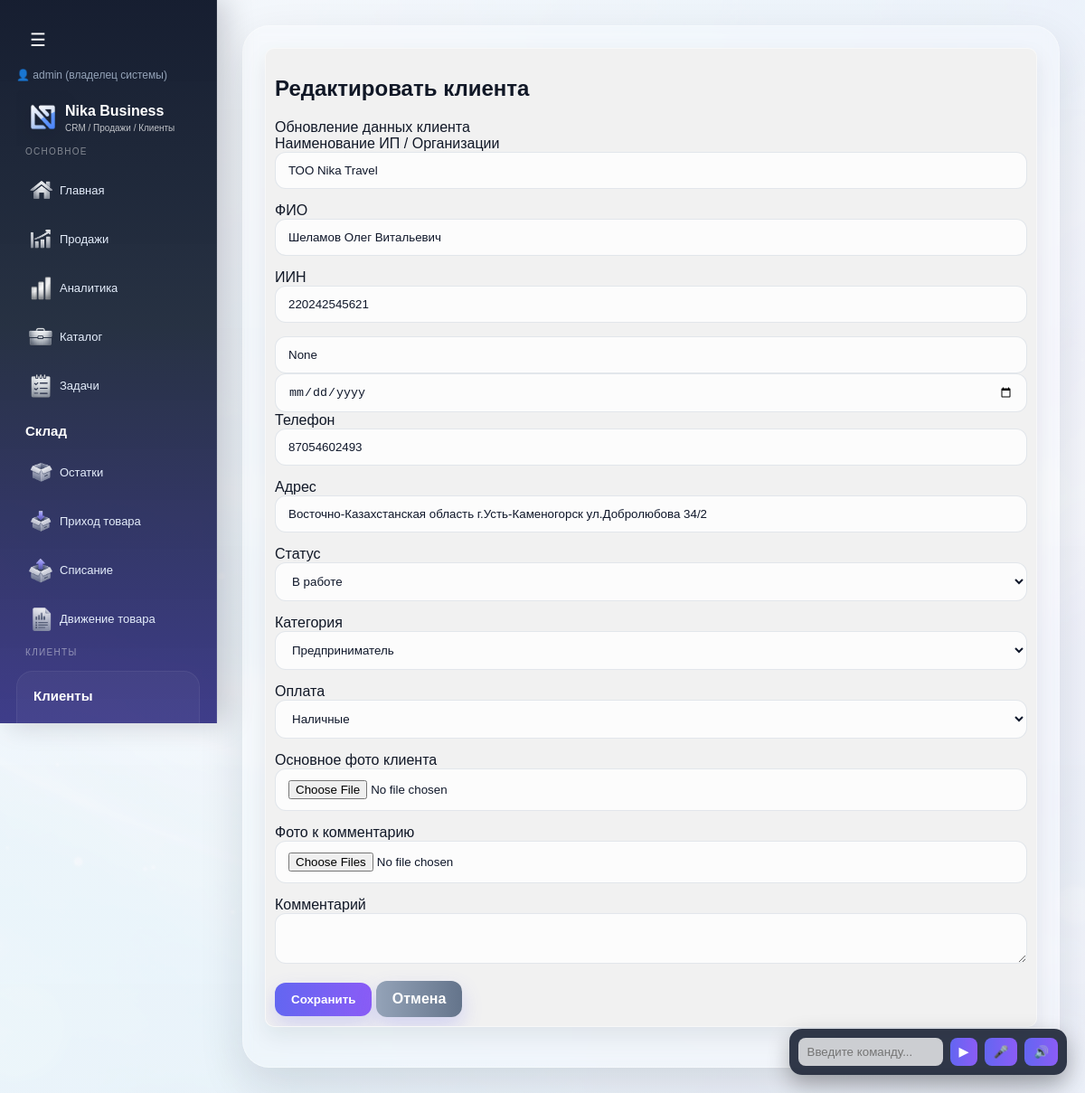
The page /clients/5/edit (signed in) on the database as committed earlier.
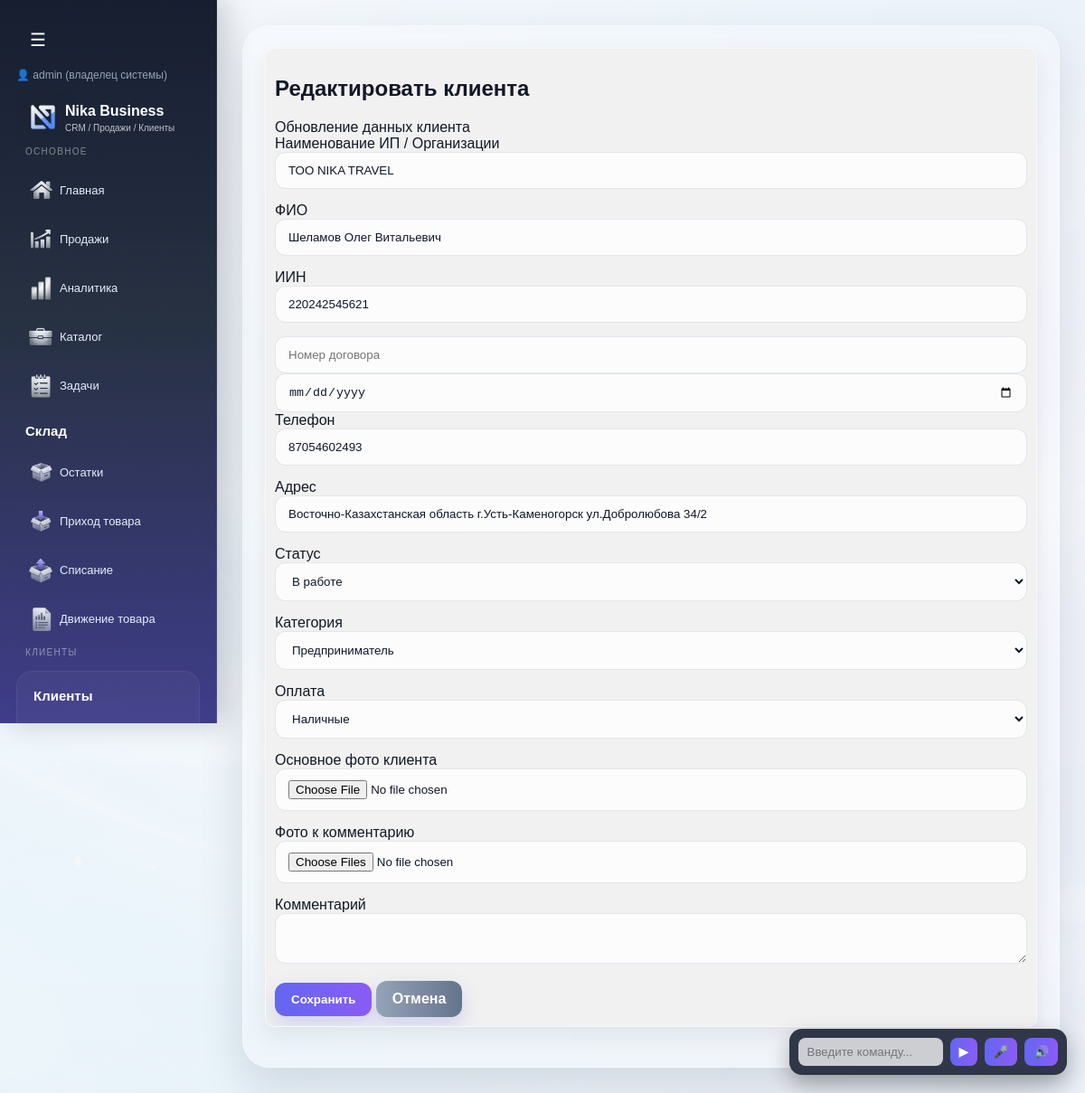
The same page on the database as committed later.
### tables this page shows
CREATE TABLE clients (
        id INTEGER PRIMARY KEY,
        is_deleted INTEGER DEFAULT 0,
        full_name TEXT,
        phone TEXT,
        status TEXT,
        category TEXT,
        payment TEXT,
        comment TEXT,
        address TEXT,
        created_at TEXT,
        iin TEXT,
        company_name TEXT,
        photo TEXT,
        comment_photos TEXT
    , company_id INTEGER, contract_number TEXT, contract_date TEXT);

### routes/clients.py (the view, shortened to what this page needs)
@clients_bp.route("/clients/<int:client_id>/edit", methods=["GET", "POST"])
def edit_client(client_id):
    conn = get_db()
    client = conn.execute(
        "SELECT * FROM clients WHERE id = ? AND company_id = ?",
        (client_id, session.get("company_id"))
    ).fetchone()
    conn.close()
    if not client:
        return "Клиент не найден", 404
    return render_template("client_edit.html", client=client)

### app.py (called while the page is built, shortened)
@app.before_request
def check_company_access():
    if session.get("is_super_admin") or session.get("is_creator"):
        return

### models.py (called while the page is built)
def get_db():
    conn = sqlite3.connect(DATABASE, timeout=5)
    conn.row_factory = sqlite3.Row
    return conn

### templates/client_edit.html (shortened to what this page needs)
{% extends "base.html" %}
{% block content %}
<div class="card client-form-card">
    <div class="form-head">
        <h2>Редактировать клиента</h2>
        <div class="form-subtitle">Обновление данных клиента</div>
    </div>
    <form method="POST" enctype="multipart/form-data" class="client-form-grid">
        <div class="form-group">
            <label>Наименование ИП / Организации</label>
            <input name="company_name" value="{{ client.company_name }}">
        </div>
        <div class="form-group">
            <label>ФИО</label>
            <input name="full_name" value="{{ client.full_name }}">
        </div>
        <div class="form-group">
            <label>ИИН</label>
            <input name="iin" value="{{ client.iin }}">
        </div>
		<input
			name="contract_number"
			value="{{ client.contract_number if client else '' }}"
			placeholder="Номер договора"
		>
		<input
			type="date"
			name="contract_date"
			value="{{ client.contract_date if client else '' }}"
		>
        <div class="form-group">
            <label>Телефон</label>
            <input name="phone" value="{{ client.phone }}">
        </div>
        <div class="form-group">
            <label>Адрес</label>
            <input name="address" value="{{ client.address }}">
        </div>
        <div class="form-group">
            <label>Статус</label>
            <select name="status">
                <option {% if client.status == 'В работе' %}selected{% endif %}>В работе</option>
            </select>
        </div>
        <div class="form-group">
            <label>Категория</label>
            <select name="category">
                <option {% if client.category == 'Предприниматель' %}selected{% endif %}>Предприниматель</option>
            </select>
        </div>
        <div class="form-group">
            <label>Оплата</label>
            <select name="payment">
                <option {% if client.payment == 'Наличные' %}selected{% endif %}>Наличные</option>
            </select>
        </div>
        <div class="form-group">
            <label>Основное фото клиента</label>
            <input type="file" name="photo" accept="image/*">
        </div>
        <div class="form-group">
            <label>Фото к комментарию</label>
            <input type="file" name="comment_photos" accept="image/*" multiple>
        </div>
        <div class="form-group full-width">
            <label>Комментарий</label>
            <textarea name="comment">{{ client.comment }}</textarea>
        </div>
        <div class="form-actions full-width">
            <button class="btn">Сохранить</button>
            <a href="/clients" class="btn gray">Отмена</a>
        </div>
    </form>
</div>
{% endblock %}

Rows that differ between the two databases and show on the page:
changed clients "Шеламов Олег Витальевич": company_name "ТОО Nika Travel" → "ТОО NIKA TRAVEL"
Other text that changed with them:
form field contract_number: "None" → (not shown)
